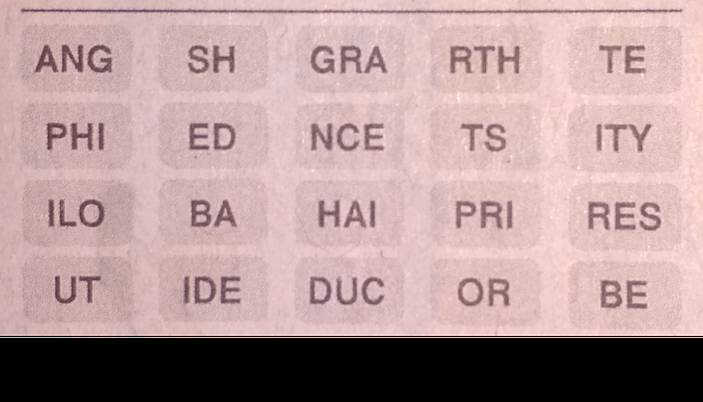
#> input picture img1.png, 703 x 402 px, shrunk from 1632 x 933 before the run
$ python green_rectangle.py   (older library calls are emulated)
#> lines starting #> are read from the running program, lines starting #| are printed output that depends on the picture; after the words box and inside, x2 and y2 are one past the last pixel; in counts of white or black regions, pixels touching at a corner belong together
import cv2
import numpy as np

# import image
image = cv2.imread('img1.png')
#> image is the input picture: shape (402, 703, 3); mean B, G, R 153.6, 154, 181

# grayscale
gray = cv2.cvtColor(image, cv2.COLOR_BGR2GRAY)
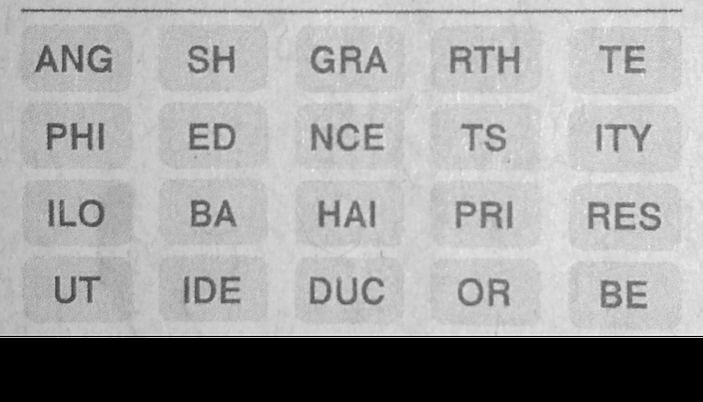
#> gray: shape (402, 703); min 0, max 244, mean 162
cv2.imshow('gray', gray)

# binary
ret, thresh = cv2.threshold(gray, 127, 255, cv2.THRESH_BINARY_INV)
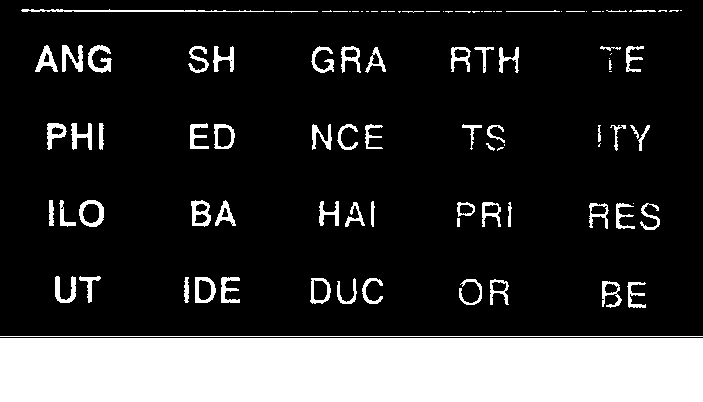
#> thresh: shape (402, 703); 20.1% white; 99 white regions (35 under 20 px), largest, box (x1, y1, x2, y2) and area: (0, 338, 703, 402) 44992, (0, 336, 703, 337) 703, (21, 9, 274, 12) 456
cv2.imshow('threshold', thresh)

# dilation
kernel = np.ones((10,15), np.uint8)
img_dilation = cv2.dilate(thresh, kernel, iterations=1)
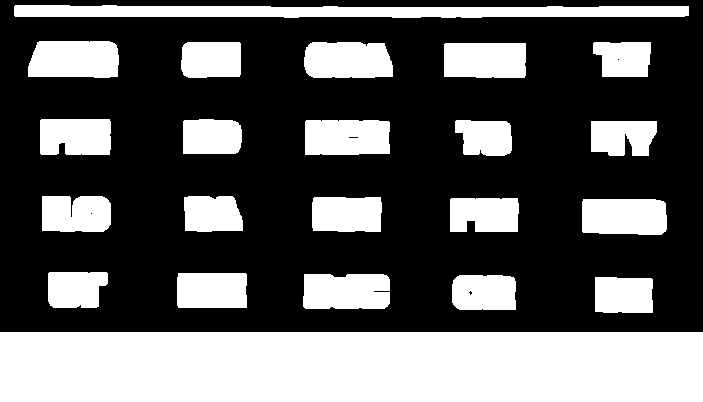
#> img_dilation: shape (402, 703); 36.7% white; 22 white regions
cv2.imshow('dilated', img_dilation)

# find contours
# cv2.findCountours() function changed from OpenCV3 to OpenCV4: now it have only two parameters instead of 3
cv2MajorVersion = cv2.__version__.split(".")[0]
# check for contours on thresh
if int(cv2MajorVersion) >= 4:
    ctrs, hier = cv2.findContours(img_dilation.copy(), cv2.RETR_EXTERNAL, cv2.CHAIN_APPROX_SIMPLE)
#> ctrs = 22 contours; largest, box (x1, y1, x2, y2) and area: (0, 332, 703, 402) 48438, (14, 5, 689, 18) 6589, (28, 41, 119, 78) 2996, (304, 42, 393, 78) 2842, (582, 199, 667, 235) 2822
else:
    im2, ctrs, hier = cv2.findContours(img_dilation.copy(), cv2.RETR_EXTERNAL, cv2.CHAIN_APPROX_SIMPLE)

# sort contours
sorted_ctrs = sorted(ctrs, key=lambda ctr: cv2.boundingRect(ctr)[0])
#> sorted_ctrs has the same summary as ctrs

for i, ctr in enumerate(sorted_ctrs):
    # Get bounding box
    x, y, w, h = cv2.boundingRect(ctr)

    # Getting ROI
    roi = image[y:y + h, x:x + w]

    # show ROI
    # cv2.imshow('segment no:'+str(i),roi)
    cv2.rectangle(image, (x, y), (x + w, y + h), (0, 255, 0), 2)

    if w > 15 and h > 15:
        cv2.imwrite('{}.png'.format(i), roi)
#> this loop made 22 passes
#> (x, y, w, h) on passes 2 to 13: (14, 5, 675, 13), (28, 41, 91, 37), (40, 119, 71, 36), (42, 196, 69, 36), (48, 272, 60, 36), (177, 273, 70, 35), (181, 42, 60, 36), (183, 119, 59, 35), (184, 196, 59, 36), (303, 274, 87, 35), (304, 42, 89, 36), (305, 120, 85, 35)
#> (ctr, x, y, w, h) on pass 1: ([[0, 332], [0, 401], [702, 401], [702, 332]], 0, 332, 703, 70)
#> pass 1, `roi = image[y:y + h, x:x + w]`:
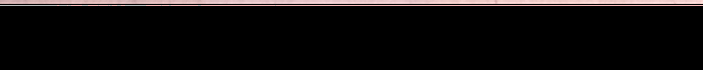
#> roi: shape (70, 703, 3); mean B, G, R 14, 14, 16.7
#> pass 1, `cv2.imwrite('{}.png'.format(i), roi)`:
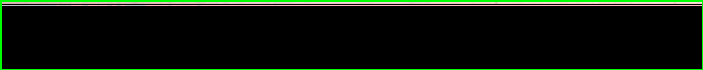
#> saved as 0.png: shape (70, 703, 3); mean B, G, R 8.4, 20.4, 10.2
#> pass 3, `roi = image[y:y + h, x:x + w]`:
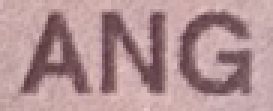
#> roi: shape (37, 91, 3) (shown 3 times larger); mean B, G, R 147.1, 144.8, 177.2
#> after the loop:
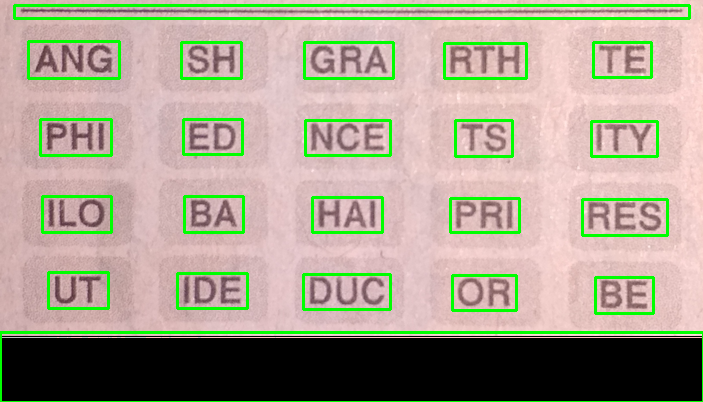
#> image: shape (402, 703, 3); 7% of pixels changed, all inside (x1, y1, x2, y2) = (0, 4, 703, 402)

cv2.imshow('marked areas', image)
cv2.waitKey(0)
